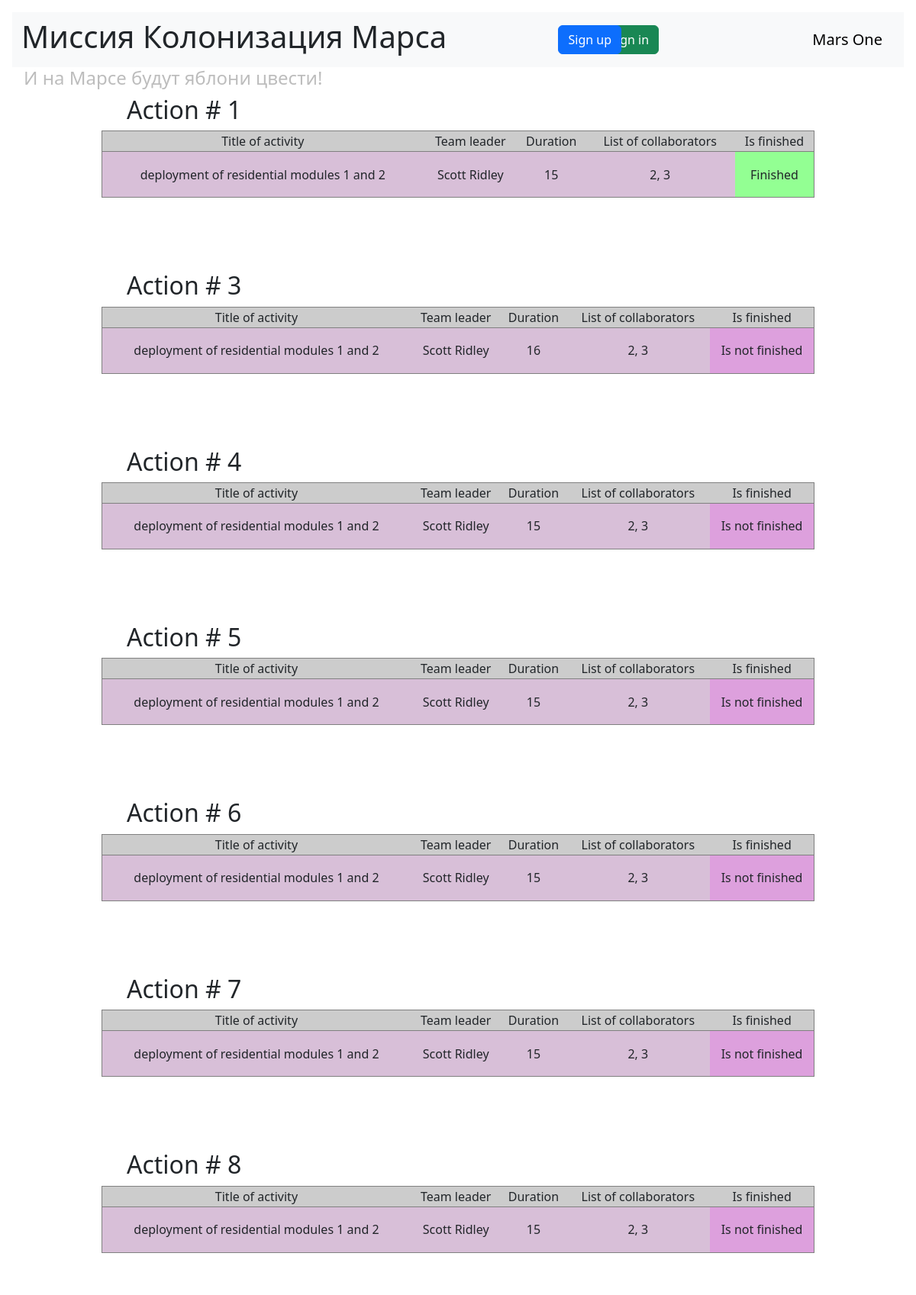
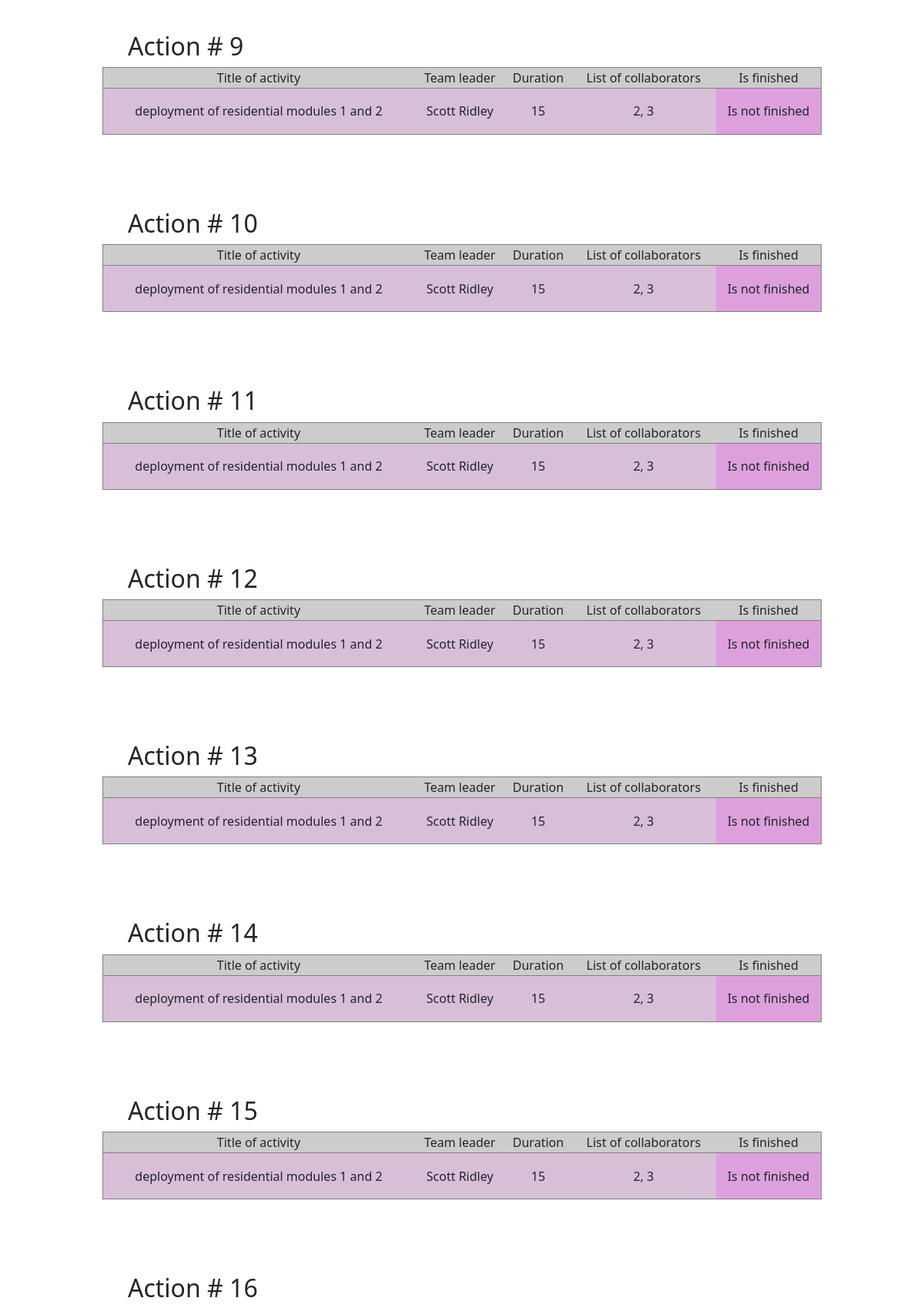
The page / (upper part) on the database its author committed (2 pictures, top to bottom).
### data/jobs.py (models this page shows)
class Jobs(SqlAlchemyBase, SerializerMixin):
    __tablename__ = 'jobs'
    id = sqlalchemy.Column(sqlalchemy.Integer, primary_key=True, autoincrement=True)
    job = sqlalchemy.Column(sqlalchemy.String, nullable=True)
    work_size = sqlalchemy.Column(sqlalchemy.Integer, nullable=True)
    collaborators = sqlalchemy.Column(sqlalchemy.String, default='1', nullable=True)
    start_date = sqlalchemy.Column(sqlalchemy.DateTime, default=datetime.datetime.now)
    end_date = sqlalchemy.Column(sqlalchemy.DateTime, default=datetime.datetime.now)
    is_finished = sqlalchemy.Column(sqlalchemy.Boolean, default=True)
    team_leader = sqlalchemy.Column(sqlalchemy.Integer, sqlalchemy.ForeignKey("users.id"))
    chief_user = orm.relationship("User")

### data/users.py (models this page shows, shortened)
class User(SqlAlchemyBase, UserMixin):
    __tablename__ = 'users'
    id = sqlalchemy.Column(sqlalchemy.Integer, primary_key=True, autoincrement=True)
    surname = sqlalchemy.Column(sqlalchemy.String, nullable=True)
    name = sqlalchemy.Column(sqlalchemy.String, nullable=True)
    age = sqlalchemy.Column(sqlalchemy.Integer, nullable=True)
    position = sqlalchemy.Column(sqlalchemy.String, nullable=True)
    speciality = sqlalchemy.Column(sqlalchemy.String, nullable=True)
    address = sqlalchemy.Column(sqlalchemy.String, nullable=True)
    email = sqlalchemy.Column(sqlalchemy.String, index=True, unique=True, nullable=True)
    hashed_password = sqlalchemy.Column(sqlalchemy.String, nullable=True)
    modified_date = sqlalchemy.Column(sqlalchemy.DateTime, default=datetime.datetime.now)
    job = orm.relationship("Jobs", back_populates='chief_user')
    department = orm.relationship("Department", back_populates='chief_user')

### main.py (the view)
@app.route('/')
def works_page():
    db_sess = create_session()
    jobs = db_sess.query(Jobs).all()
    return render_template("works_page.html", jobs=jobs)

### data/db_session.py (called while the page is built)
def create_session() -> Session:
    global __factory
    return __factory()

### templates/works_page.html (shortened to what this page needs)
{% extends "base.html" %}
{% block content %}
{% for job in jobs %}
<h2 style="padding-left: 150px;">Action # {{ job.id }}</h2>
<table style="width: 80%; margin: auto; border: 1px solid grey;">
    <tr style="background-color: #CCCCCC; text-align: center; border: 1px solid grey;">
        <td>Title of activity</td>
        <td>Team leader</td>
        <td>Duration</td>
        <td>List of collaborators</td>
        <td>Is finished</td>
    </tr>
    <tr style="background-color: #D8BFD8; text-align: center; height: 60px">
        <td>{{ job.job }}</td>
        <td>{{ job.chief_user.surname }} {{ job.chief_user.name }}</td>
        <td>{{ job.work_size }}</td>
        <td>{{ job.collaborators }}</td>
        {% if job.is_finished %}
        <td style="background-color: #93FF93;">Finished</td>
        {% else %}
        <td style="background-color: #DDA0DD;">Is not finished</td>
        {% endif %}
    </tr>
</table>
<br>
<br>
<br>
<br>
{% endfor %}
{% endblock %}
{% block style_content %}
<link rel="stylesheet" type="text/css" href="static/css/style.css"/>
{% endblock %}

### templates/base.html (shortened to what this page needs)
<!doctype html>
<html lang="en">
<head>
    <link href="https://cdn.jsdelivr.net/npm/bootstrap@5.3.0-alpha1/dist/css/bootstrap.min.css" rel="stylesheet">
    <link href="https://getbootstrap.com/docs/5.3/assets/css/docs.css" rel="stylesheet">
    {% block style_content %} {% endblock %}
</head>
<body class="p-3 m-0 border-0 bd-example">
<nav class="navbar bg-body-tertiary">
    <div class="container-fluid">
        <h1>Миссия Колонизация Марса</h1>
        {% if current_user.is_authenticated %}
    <a class="navbar-brand" href="/logout">{{ current_user.name }} {{ current_user.surname }}</a>
    {% else %}
        <a class="btn btn-primary" style="position:absolute;right:370px;" href="/register">Sign up</a>
        <a class="btn btn-success" href="/login">Sign in</a>
        {% endif %}
            <a class="navbar-brand" href="#">Mars One</a>
        <link rel="stylesheet" type="text/css" href="static/css/style.css" />
    </div>
</nav>
<h4>И на Марсе будут яблони цвести!</h4>
{% block content %} {% endblock %}
</body>
</html>

### static/css/style.css (style rules this page uses)
h4 { color: #BDBDBD; padding-left: 15px; }
h2 { padding-left: 100px; }

### rows shown on the page
Jobs: id "1", job "deployment of residential modules 1 and 2", chief_user.surname "Scott", chief_user.name "Ridley", work_size "15", collaborators "2, 3", is_finished "Finished"
Jobs: id "3", job "deployment of residential modules 1 and 2", chief_user.surname "Scott", chief_user.name "Ridley", work_size "16", collaborators "2, 3", is_finished "Is not finished"
Jobs: id "4", job "deployment of residential modules 1 and 2", chief_user.surname "Scott", chief_user.name "Ridley", work_size "15", collaborators "2, 3", is_finished "Is not finished"
Jobs: id "5", job "deployment of residential modules 1 and 2", chief_user.surname "Scott", chief_user.name "Ridley", work_size "15", collaborators "2, 3", is_finished "Is not finished"
Jobs: id "6", job "deployment of residential modules 1 and 2", chief_user.surname "Scott", chief_user.name "Ridley", work_size "15", collaborators "2, 3", is_finished "Is not finished"
Jobs: id "7", job "deployment of residential modules 1 and 2", chief_user.surname "Scott", chief_user.name "Ridley", work_size "15", collaborators "2, 3", is_finished "Is not finished"
Jobs: id "8", job "deployment of residential modules 1 and 2", chief_user.surname "Scott", chief_user.name "Ridley", work_size "15", collaborators "2, 3", is_finished "Is not finished"
Jobs: id "9", job "deployment of residential modules 1 and 2", chief_user.surname "Scott", chief_user.name "Ridley", work_size "15", collaborators "2, 3", is_finished "Is not finished"
Jobs: id "10", job "deployment of residential modules 1 and 2", chief_user.surname "Scott", chief_user.name "Ridley", work_size "15", collaborators "2, 3", is_finished "Is not finished"
Jobs: id "11", job "deployment of residential modules 1 and 2", chief_user.surname "Scott", chief_user.name "Ridley", work_size "15", collaborators "2, 3", is_finished "Is not finished"
Jobs: id "12", job "deployment of residential modules 1 and 2", chief_user.surname "Scott", chief_user.name "Ridley", work_size "15", collaborators "2, 3", is_finished "Is not finished"
Jobs: id "13", job "deployment of residential modules 1 and 2", chief_user.surname "Scott", chief_user.name "Ridley", work_size "15", collaborators "2, 3", is_finished "Is not finished"
Jobs: id "14", job "deployment of residential modules 1 and 2", chief_user.surname "Scott", chief_user.name "Ridley", work_size "15", collaborators "2, 3", is_finished "Is not finished"
Jobs: id "15", job "deployment of residential modules 1 and 2", chief_user.surname "Scott", chief_user.name "Ridley", work_size "15", collaborators "2, 3", is_finished "Is not finished"
Jobs: id "16"
